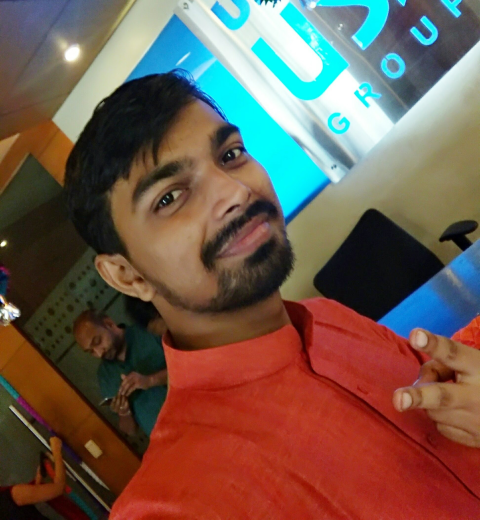
#> input picture Imagewrite.png, 480 x 520 px
$ python ImageToHSV.py
#> lines starting #> are read from the running program, lines starting #| are printed output that depends on the picture
#HSV stands for Hue Saturation Value
# Hue: 0-180, Saturation: 0-255, Value: 0-255 as same as RGB(all are 0-255)
import cv2
img = cv2.imread('Imagewrite.png')
#> img is the input picture: shape (520, 480, 3); mean B, G, R 78.9, 91, 111.7
img_HSV = cv2.cvtColor(img,cv2.COLOR_BGR2HSV)
#> img_HSV: shape (520, 480, 3); mean H, S, V 41.4, 140.7, 133.5
cv2.imshow("HSV Imge",img_HSV)
cv2.imshow('Hue Channel',img_HSV[:,:,0])
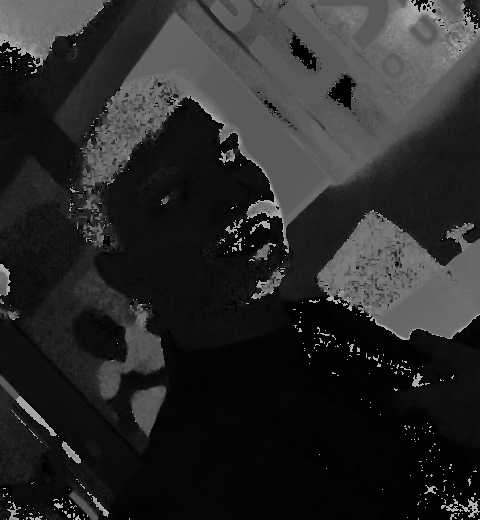
#> window 'Hue Channel': shape (520, 480); min 0, max 179, mean 41.4
cv2.imshow('Saturation Channel',img_HSV[:,:,1])
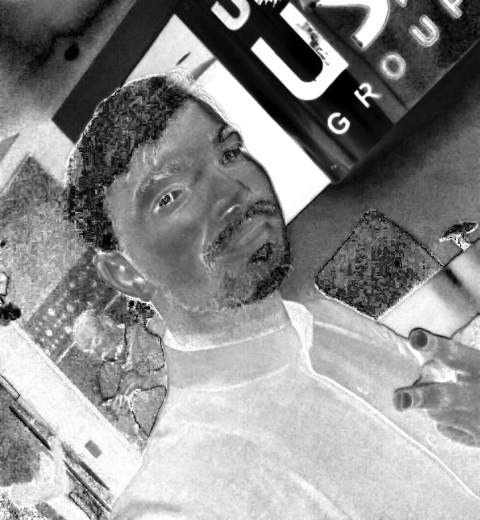
#> window 'Saturation Channel': shape (520, 480); min 0, max 255, mean 140.7
cv2.imshow('Value Channel',img_HSV[:,:,2])
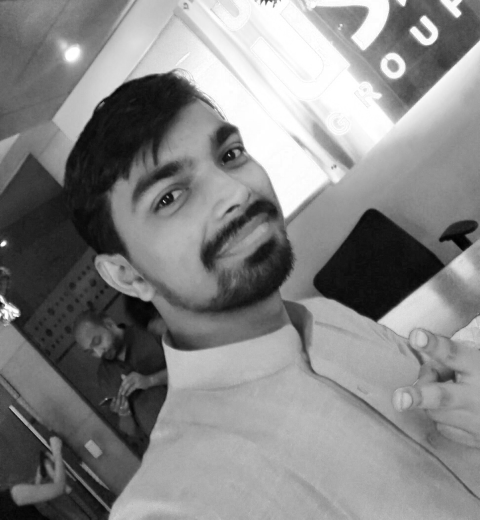
#> window 'Value Channel': shape (520, 480); min 1, max 255, mean 133.5
cv2.waitKey(0)
cv2.destroyAllWindows()
